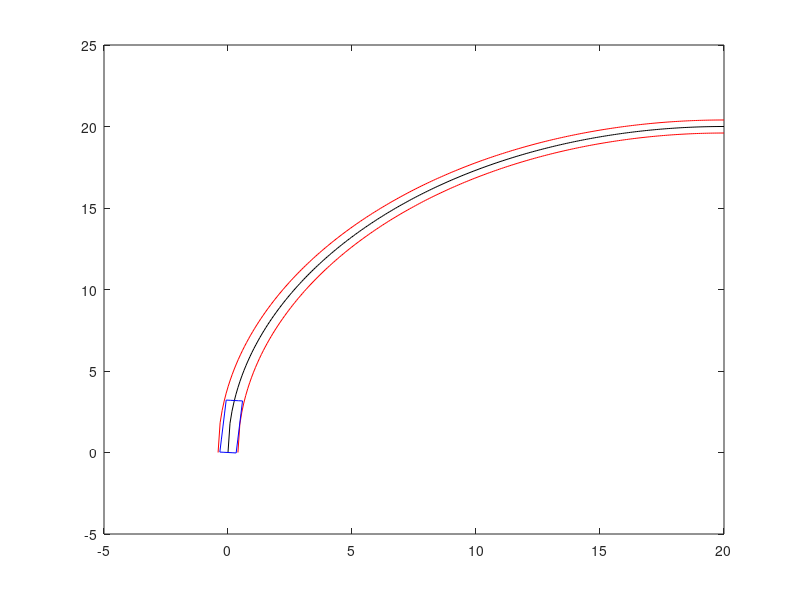

The MATLAB source for this figure:
clc, clear all, clear vars

% SI Units

% Gauge Width
gw = 0.8

% Radius
r = 20

% Desired locomotive length and width
PROOF_LENGHT = 3.2
PROOF_WIDTH = 0.66

% Calculate track points

% Midline
X = linspace(0, r, 250)
Y = sqrt(r^2 - (X-r).^2)

X_outer = linspace(-gw/2, r, 250)
Y_outer = sqrt((r+gw/2)^2 - (X_outer-r).^2)

X_inner = linspace(gw/2, r, 250)
Y_inner = sqrt((r-gw/2)^2 - (X_inner-r).^2)

% Calculate locomotive size

a = acos(-(PROOF_LENGHT^2/(2*r^2)) + 1)

back = [0, 0]
front = [r-r*cos(a), r*sin(a)]

t = atan(front(2)/front(1))

back_right = back + (PROOF_WIDTH/2)*[cos(-t + pi/2), -sin(-t + pi/2)]
back_left = back + (PROOF_WIDTH/2)*[-cos(-t + pi/2), sin(-t + pi/2)]

front_right = front + (PROOF_WIDTH/2)*[cos(-t + pi/2), -sin(-t + pi/2)]
front_left = front + (PROOF_WIDTH/2)*[-cos(-t + pi/2), sin(-t + pi/2)]

X_back = linspace(back_left(1), back_right(1), 5)
X_front = linspace(front_left(1), front_right(1), 5)
Y_back = linspace(back_left(2), back_right(2), 5)
Y_front = linspace(front_left(2), front_right(2), 5)

X_left = linspace(back_left(1), front_left(1), 5)
Y_left = linspace(back_left(2), front_left(2), 5)

X_right = linspace(back_right(1), front_right(1), 5)
Y_right = linspace(back_right(2), front_right(2), 5)

% Plot track curvature

figure

plot(X, Y, 'black')
hold on
plot(X_outer, Y_outer, 'r')
hold on
plot(X_inner, Y_inner, 'r')
hold on

% Plot locomotive position

plot(X_back, Y_back, 'b')
hold on
plot(X_front, Y_front, 'b')
hold on
plot(X_left, Y_left, 'b')
hold on
plot(X_right, Y_right, 'b')
hold on


